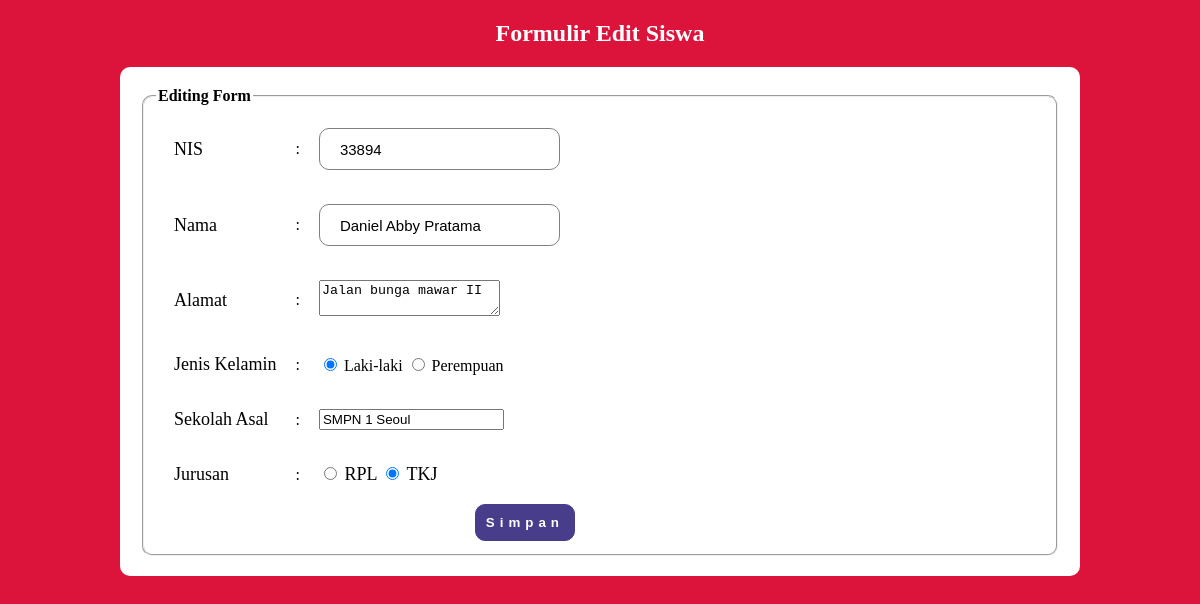
Screenshot of /form-edit.php?nis=33894 with the database file from the repository.
### tables this page shows
CREATE TABLE `siswa` (
  `nis` int(30) NOT NULL,
  `nama` varchar(50) NOT NULL,
  `alamat` varchar(50) NOT NULL,
  `jenis_kelamin` varchar(50) NOT NULL,
  `sekolah_asal` varchar(50) NOT NULL,
  `jurusan` varchar(50) NOT NULL
);

### form-edit.php (the view, shortened to what this page needs)
<?php
include("koneksi.php");
$nis = $_GET['nis'];
$sql= "SELECT * FROM siswa WHERE nis=$nis";
$query= mysqli_query($connect, $sql);
$siswa = mysqli_fetch_assoc($query);
?>
<!Doctype html>
<html>
<head>
	<link rel="stylesheet" href="css.css" />
</head>
<body>
	<header>
		<h2>Formulir Edit Siswa</h2>
	</header>
	<div class="container">
	<form action="edit.php?kode=<?php echo $_GET['nis']; ?>" method="POST">
		<fieldset>
				<legend>Editing Form</legend>
				<table>
				<tr>
					<td><label class="col-3 label" for="nis">NIS</label></td>
					<td>:</td>
					<td><div class="col-9"><input class="form-control" type="text" name="nis" readonly value="<?php echo $siswa['nis'];?>"/></div></td>
				</tr>
				<tr>
					<td><label class="col-3 label" for="nama">Nama</label></td>
					<td>:</td>
					<td><div class="col-9"><input class="form-control" type="text" name="nama" placeholder="Nama Lengkap" value="<?php echo $siswa['nama']?>"/></div></td>
				</tr>
				<tr>
					<td><label class="col-3 label" for="alamat">Alamat</label></td>
					<td>:</td>
					<td><div class="col-9"><textarea name="alamat"><?php echo $siswa['alamat']?></textarea></div></td>
				</tr>
				<tr>
					<td><label class="col-3 label" for="jenis_kelamin">Jenis Kelamin</label></td>
					<td>:</td>
					<?php $jk = $siswa['jenis_kelamin']; ?>
					<td><div class="col-9">
						<label><input type="radio" name="jenis_kelamin" value="laki-laki" <?php echo ($jk == 'laki-laki') ? "checked": "" ?>> Laki-laki</label>
						<label><input type="radio" name="jenis_kelamin" value="perempuan" <?php echo ($jk == 'perempuan') ? "checked": "" ?>> Perempuan</label>
						</div>
					</td>
				</tr>
				<tr>
					<td><label class="col-3 label" for="sekolah_asal">Sekolah Asal</label></td>
					<td>:</td>
					<td><div class="col-9"><input type="text" name="sekolah_asal" placeholder="Nama sekolah" value="<?php echo $siswa['sekolah_asal']?>"/></div></td>
				</tr>
				<tr>
					<td><label class="col-3 label" for="jurusan">Jurusan</label></td>
					<td>:</td>
					<?php $jurusan = $siswa['jurusan']; ?>
					<td><div class="col-3 label">
						<label><input type="radio" name="jurusan" value="RPL" <?php echo ($jurusan == 'RPL') ? "checked": "" ?>> RPL</label>
						<label><input type="radio" name="jurusan" value="TKJ" <?php echo ($jurusan == 'TKJ') ? "checked": "" ?>> TKJ</label>
						</div>
					</td>
				</tr>
				<tr>
					<td></td>
					<td></td>
					<td><button type="submit" class="button" name="simpan">Simpan</button>
						<input type="hidden" name="nis" value="<?php echo $siswa['nis'] ?>"/></td>
				</tr>
			</table>
			</fieldset>
		</form>
		</div>
	</body>
</html>

### css.css (style rules this page uses)
* { box-sizing: border-box; }
[class*="col-"] { padding: 15px; float:left; width: 100%; }
h2 { color: #ffffff; text-align: center; }
body { margin: 0; padding: 0; background-color: #DC143C; font-family: timesnewroman; }
form { padding: 20px; background: white; border-radius: 10px; color: #000000; }
.container { width:80%; margin:0 auto; }
.label { font-size: 18px; }
.form-control { padding:20px; font-size:15px; width:100%; height:30px; border: 1px solid grey; border-radius: 10px; }
.button { cursor: pointer; float:right; background: darkslateblue; color: #fff; padding:10px; border: 1px solid darkslateblue; border-radius: 10px; font-weight:bolder; letter-spacing:5px; }
fieldset { border-radius:10px; }
fieldset legend { font-weight:bolder; }

### rows the page displays
siswa: nis "33894", nama "Daniel Abby Pratama", alamat "Jalan bunga mawar II", jenis_kelamin "☑ Laki-laki", jenis_kelamin "☐ Perempuan", sekolah_asal "SMPN 1 Seoul", jurusan "☐ RPL", jurusan "☑ TKJ"
